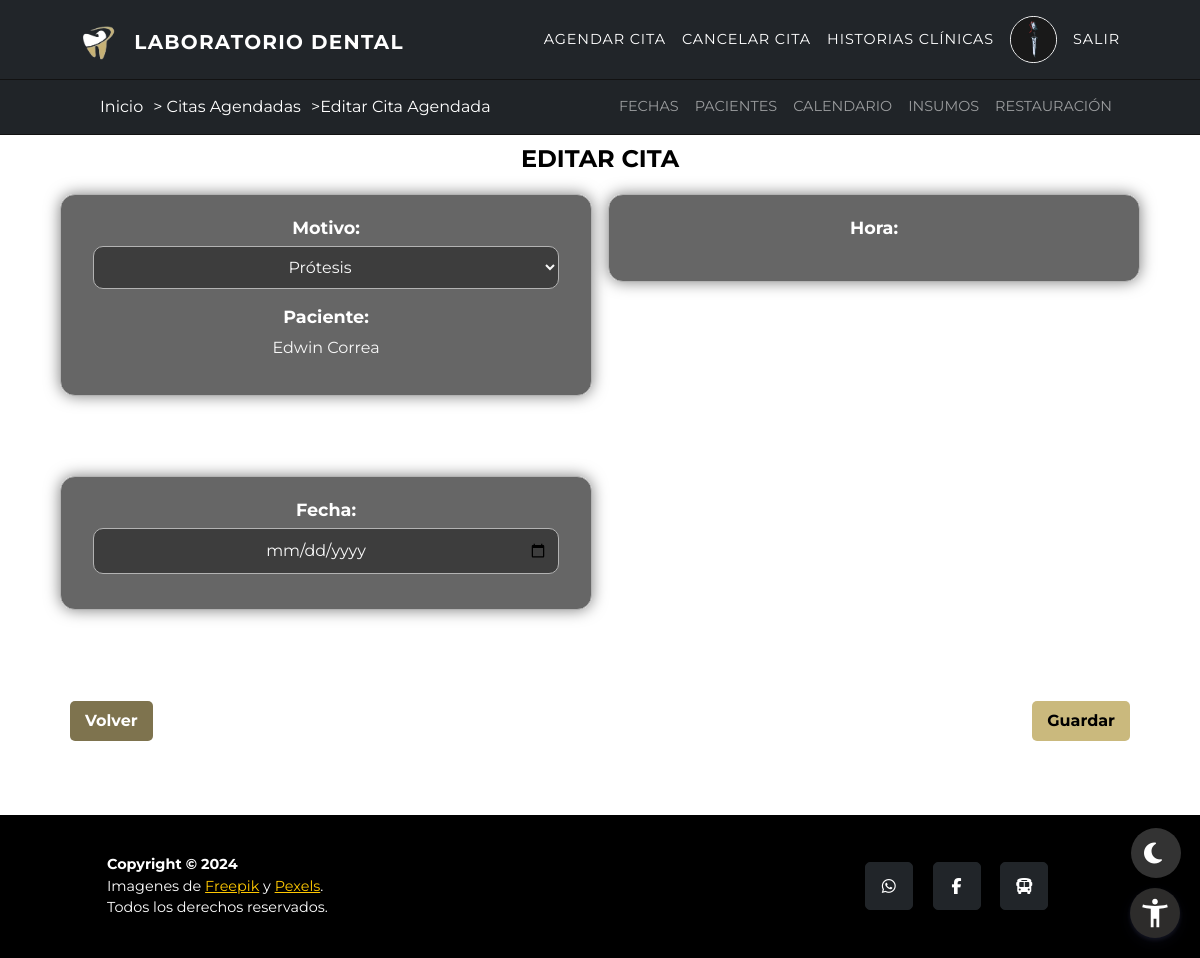
The app's page /editar-citas/1/ (signed in), older data.
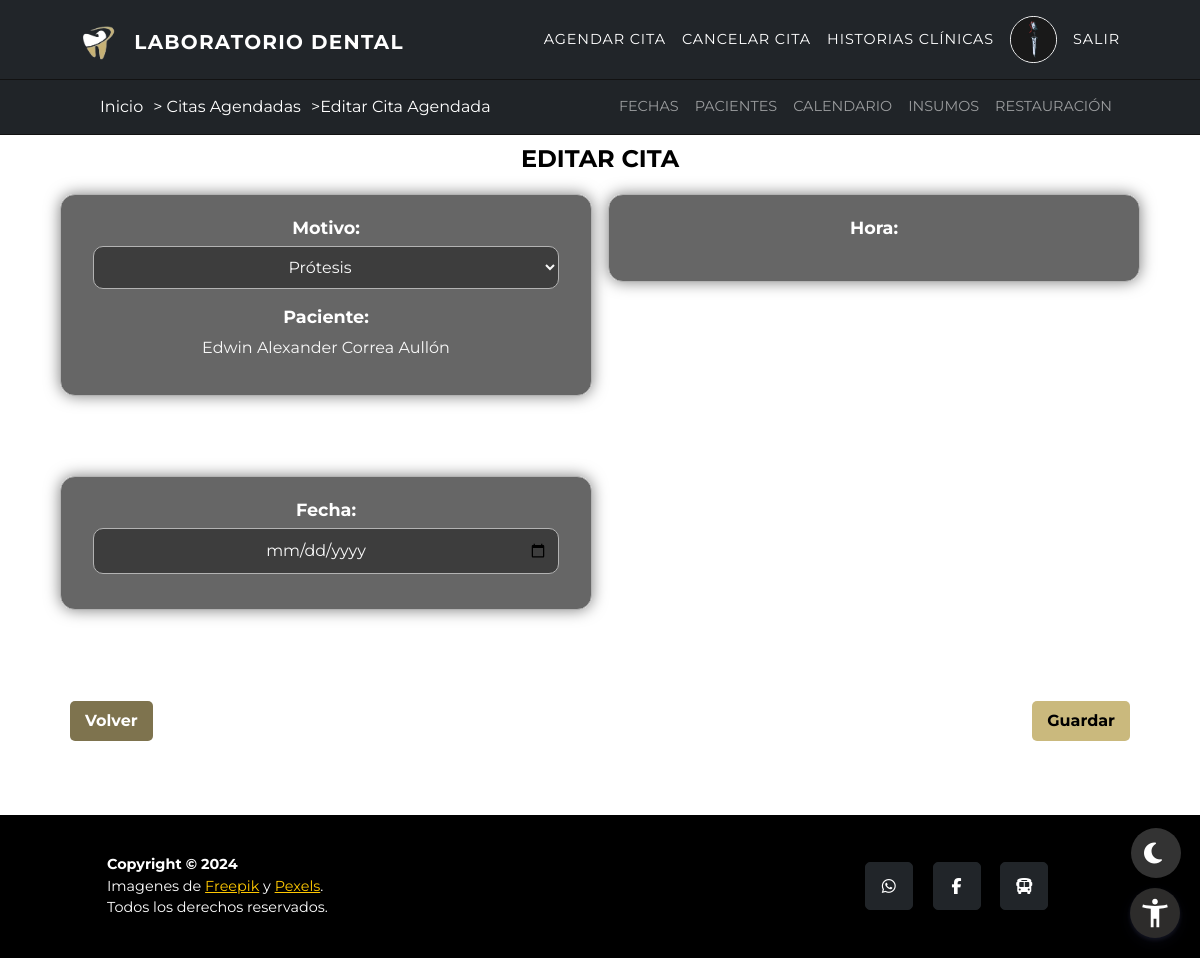
The same page, newer data.
### inicio/models.py (models this page shows, shortened)
class Cita(models.Model):
    ESTADO_CHOICES = (
        ('Programada', 'Programada'),
        ('Asistida', 'Asistida'),
        ('Cancelada', 'Cancelada'),
        ('Inasistida', 'No Asistió'),
    )
    MOTIVO_CHOICES = (
        ('protesis', 'Prótesis'),
        ('ortodoncia', 'Ortodoncia'),
    )
    paciente = models.ForeignKey(UserProfile, on_delete=models.CASCADE)
    fecha_hora = models.ForeignKey(Fecha, on_delete=models.CASCADE, related_name='citas')
    motivo = models.CharField(max_length=20, choices=MOTIVO_CHOICES, default='protesis')
    estado = models.CharField(max_length=20, choices=ESTADO_CHOICES, default='Programada')
    asistio = models.BooleanField(default=False)
    google_event_id = models.CharField(max_length=255, blank=True, null=True)

class UserProfile(AbstractBaseUser, PermissionsMixin):
    TIPO_CHOICES = (
        (1, 'T.I'),
        (2, 'C.C'),
        (3, 'C.E'),
        (4, 'C.I'),
    )
    tipo = models.PositiveSmallIntegerField(choices=TIPO_CHOICES, default=2)
    documento = models.IntegerField(unique=True, validators=[validate_document_length])
    nombre = models.CharField(max_length=50)
    imagen = models.ImageField(upload_to='imagenes/', blank=True, null=True)
    direccion = models.CharField(max_length=100, null=True, blank=True)
    correo = models.EmailField(max_length=100, null=True, blank=True)
    ocupacion = models.CharField(max_length=50, null=True, blank=True)
    celular = models.CharField(max_length=15, null=True, blank=True)
    acudiente = models.CharField(max_length=50, null=True, blank=True)
    edad = models.PositiveSmallIntegerField(null=True, blank=True)
    is_active = models.BooleanField(default=True, null=True, blank=True)
    is_admin = models.BooleanField(default=False, null=True, blank=True)
    is_superuser = models.BooleanField(default=False, null=True, blank=True)
    is_staff = models.BooleanField(default=False)
    objects = UserProfileManager()
    USERNAME_FIELD = 'documento'
    REQUIRED_FIELDS = ['nombre', 'correo']

### citas/views.py (the view)
# urls.py: path('editar-citas/<int:cita_id>/', views.editarcitas, name="editarcitas"),
@never_cache
@login_required(login_url='acceso_denegado')
def editarcitas(request, cita_id):
    cita = get_object_or_404(Cita, id=cita_id)
    fecha_hora_original = cita.fecha_hora
    if request.method == 'POST':
        form = CitaForm(request.POST, instance=cita, user=request.user)
        if form.is_valid():
            nueva_fecha = form.cleaned_data['fecha']
            nueva_hora = form.cleaned_data['hora']
            if not nueva_fecha or not nueva_hora:
                messages.error(request, 'Por favor, selecciona tanto la fecha como la hora para la cita.')
                return render(request, 'editarcitas.html', {'form': form, 'cita': cita, 'is_superuser': request.user.is_superuser, 'is_editing': True})
            nueva_cita = form.save(commit=False)
            nueva_fecha_hora, created = Fecha.objects.get_or_create(fecha=nueva_fecha, hora=nueva_hora)
            if nueva_fecha_hora != fecha_hora_original:
                citas_en_fecha_original = Cita.objects.filter(
                    fecha_hora=fecha_hora_original,
                    estado__in=['programada', 'asistida']
                ).exclude(id=cita_id)
                if not citas_en_fecha_original.exists():
                    fecha_hora_original.disponible = True
                    fecha_hora_original.save()
                nueva_fecha_hora.disponible = False
                nueva_fecha_hora.save()
                recipient_list = [cita.paciente.correo, "facturacionldsg@gmail.com"]
                send_mail(
                    'Cita ReAgendada',
                    f'Hola {cita.paciente.nombre},\n\nTu cita para el {fecha_hora_original} ha sido reagendada para el {nueva_fecha_hora}.\n\n Saludos,\nTu Equipo de Citas \n Laboratorio Dental - Sandra Gavíria',
                    settings.DEFAULT_FROM_EMAIL,
                    recipient_list,
                    fail_silently=False,
                )
                nueva_cita.fecha_hora = nueva_fecha_hora
                service = get_google_calendar_service(request)
                if isinstance(service, HttpResponseRedirect):
                    return service
                if cita.google_event_id:
                    try:
                        service.events().delete(calendarId='primary', eventId=cita.google_event_id).execute()
                        print(f"Evento de Google Calendar eliminado para la cita {cita_id}")
                    except HttpError as e:
                        print(f"Error al eliminar el evento: {str(e)}")
            nueva_cita.save()
            fecha_datetime = datetime.combine(nueva_fecha, nueva_hora)
            event = {
                'summary': 'Cita Programada',
                'location': 'Tu ubicación aquí',
                'description': f'Cita ID: {nueva_cita.id}\nCita programada para {nueva_cita.paciente.nombre}',
                'start': {
                    'dateTime': fecha_datetime.isoformat(),
                    'timeZone': 'America/Bogota',
                },
                'end': {
                    'dateTime': (fecha_datetime + timedelta(hours=1)).isoformat(),
                    'timeZone': 'America/Bogota',
                },
                'attendees': [
                    {'correo': nueva_cita.paciente.correo},
                    {'correo': request.user.correo},
                ],
                'reminders': {
                    'useDefault': False,
                    'overrides': [
                        {'method': 'correo', 'minutes': 24 * 60},
                        {'method': 'popup', 'minutes': 10},
                    ],
                },
            }
            try:
                new_event = service.events().insert(calendarId='primary', body=event).execute()
                print('Nuevo evento creado: %s' % (new_event.get('htmlLink')))
                nueva_cita.google_event_id = new_event['id']
                nueva_cita.save()
                messages.success(request, 'Cita actualizada exitosamente y evento de Google Calendar actualizado.')
            except HttpError as e:
                print(f"Error al crear nuevo evento en Google Calendar: {str(e)}")
                messages.warning(request, 'Cita actualizada exitosamente, pero hubo un problema al añadir el evento a Google Calendar.')
            return redirect('listcitas')
        else:
            for field, errors in form.errors.items():
                if field == '__all__':
                    for error in errors:
                        messages.error(request, f"Error general: {error}")
                else:
                    for error in errors:
                        messages.error(request, f"Error en el campo '{form.fields[field].label}': {error}")
            print("Errores en formulario:", form.errors)
    else:
        initial_data = {
            'fecha': cita.fecha_hora.fecha,
            'hora': cita.fecha_hora.hora,
            'motivo': cita.motivo,
            'paciente': cita.paciente
        }
        form = CitaForm(instance=cita, user=request.user, initial=initial_data)
    contexto = {
        'form': form,
        'cita': cita,
        'is_superuser': request.user.is_superuser,
        'is_editing': True,
    }
    return render(request, 'editarcitas.html', contexto)

### inicio/forms.py (shortened to what this page needs)
class CitaForm(forms.ModelForm):
    fecha = forms.DateField(widget=forms.DateInput(attrs={'type': 'date', 'required': 'required'}))
    hora = forms.TimeField(widget=forms.TimeInput(attrs={'type': 'time', 'required': 'required'}))
    motivo = forms.ChoiceField(choices=Cita.MOTIVO_CHOICES)
    class Meta:
        model = Cita
        fields = ['fecha', 'hora', 'motivo', 'paciente']
    def __init__(self, *args, **kwargs):
        self.user = kwargs.pop('user', None)
        super().__init__(*args, **kwargs)
        if not self.user:
            raise ValueError('Se requiere un usuario para inicializar este formulario.')
        if not self.user.is_superuser:
            self.fields['paciente'] = forms.ModelChoiceField(
                queryset=UserProfile.objects.filter(documento=self.user.documento, is_active=True),
                required=False
            )

### citas/templates/editarcitas.html (shortened to what this page needs)
{% extends 'inicio.html' %}
{% load static %}
{% block titulo %}
<a href="{% url 'listcitas' %}" data-tooltip="Ver todas las citas agendadas">Citas Agendadas</a>&gt;
<span data-tooltip="Modificar los detalles de una cita existente">Editar Cita Agendada</span>
{% endblock %}
{% block extra_css %}
<link rel="stylesheet" href="{% static 'css/crear_citas.css' %}?v3.7">
{% endblock %}
{% block content %}
<div class="ContentX">
  <h4 style="color: black;" data-tooltip="Formulario para modificar los detalles de la cita">Editar Cita</h4>
  {% include 'formscitas.html' %}
</div>
{% endblock %}

### citas/templates/formscitas.html (shortened to what this page needs)
{% load static %}
{% block content %}
<form method="POST">
    <div class="citaFormIIHeader">
        <div class="form-group">
            <label for="motivo" data-tooltip="Seleccione el motivo de la cita">Motivo:</label>
            <select name="motivo" id="motivo" required data-tooltip="Elija el motivo principal de su visita">
                {% for value, display_name in form.fields.motivo.choices %}
                <option value="{{ value }}">{{ display_name }}</option>
                {% endfor %}
            </select>
        </div>
        {% if is_superuser %}
        <div class="form-group">
            <label for="paciente"
                data-tooltip="{% if is_editing %}Paciente actual{% else %}Seleccione el paciente para la cita{% endif %}">
                {% if is_editing %}
                Paciente:
                {% else %}
                Seleccionar Paciente:
                {% endif %}
            </label>
            {% if is_editing %}
            <span data-tooltip="Paciente asignado a esta cita">{{ cita.paciente.nombre }}</span>
            {% endif %}
        </div>
        {% else %}
        <div class="form-group">
            <label for="paciente" data-tooltip="Paciente para esta cita">Paciente:</label>
            <span data-tooltip="Su nombre como paciente">{{ user.nombre }}</span>
            <input type="hidden" name="paciente" value="{{ user.id }}">
        </div>
        {% endif %}
    </div>
    <div class="citaFormIILeft">
        <div class="form-group">
            <label for="fecha" data-tooltip="Seleccione la fecha para la cita">Fecha:</label>
            <input type="date" id="fecha" name="fecha" required data-tooltip="Elija una fecha disponible">
        </div>
    </div>
    <div class="citaFormIIRight">
        <div class="form-group">
            <label for="hora" data-tooltip="Seleccione la hora para la cita">Hora:</label>
        </div>
    </div>
    <div class="button-container">
        <a class="btn btn-danger" href="{% url 'listcitas' %}" role="button"
            data-tooltip="Volver a la lista de citas sin guardar cambios">Volver</a>
        <button type="submit" class="btn btn-warning"
            data-tooltip="Guardar los detalles de la cita">Guardar</button>
    </div>
</form>
{% endblock %}

Row changes from the older to the newer data that the page shows:
changed through a linked row, Cita: paciente.nombre "Edwin Correa" → "Edwin Alexander Correa Aullón"
